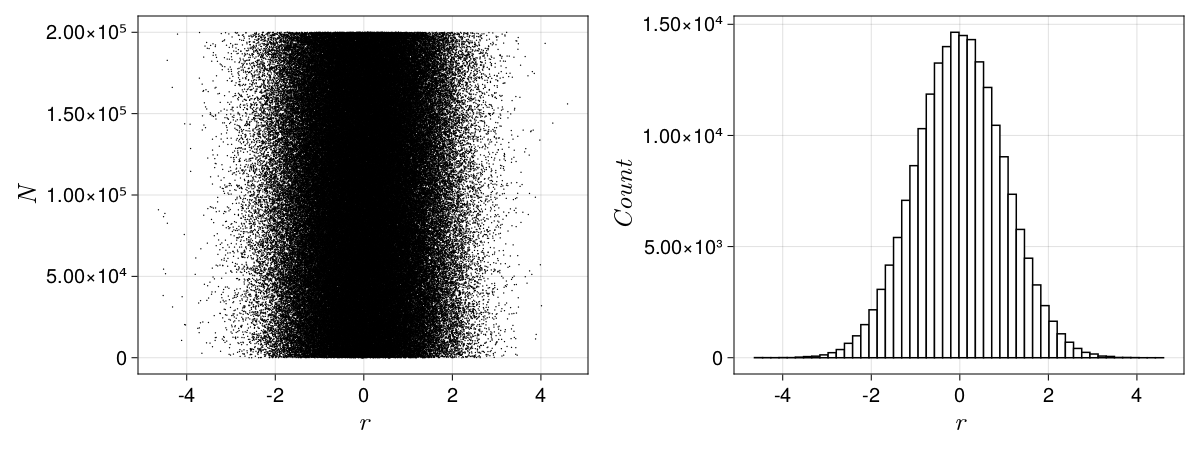

Recreate this plot in Julia.
using CairoMakie
using DelimitedFiles

data = readdlm("019_gaussianonumaleatorio.dat", Float64, skipblanks=true)

fig = Figure(resolution = (1200, 450), fonts = (; regular= "CMU Serif"), fontsize = 20)
ax1 = Axis(fig[1,1]; xlabel = L"r", ylabel = L"N", xlabelsize = 26, ylabelsize = 26)
scatter!(ax1, data[:,2], data[:,1]; markersize = 2, color = :black)
ax2 = Axis(fig[1,2]; xlabel = L"r", ylabel = L"Count", xlabelsize = 26, ylabelsize = 26)
hist!(ax2, data[:,2]; bins = 50, color = :white, strokewidth = 1.5,
                                    normalization = :none, strokecolor = :black)

save("019_gaussianonumaleatorio.png", current_figure())